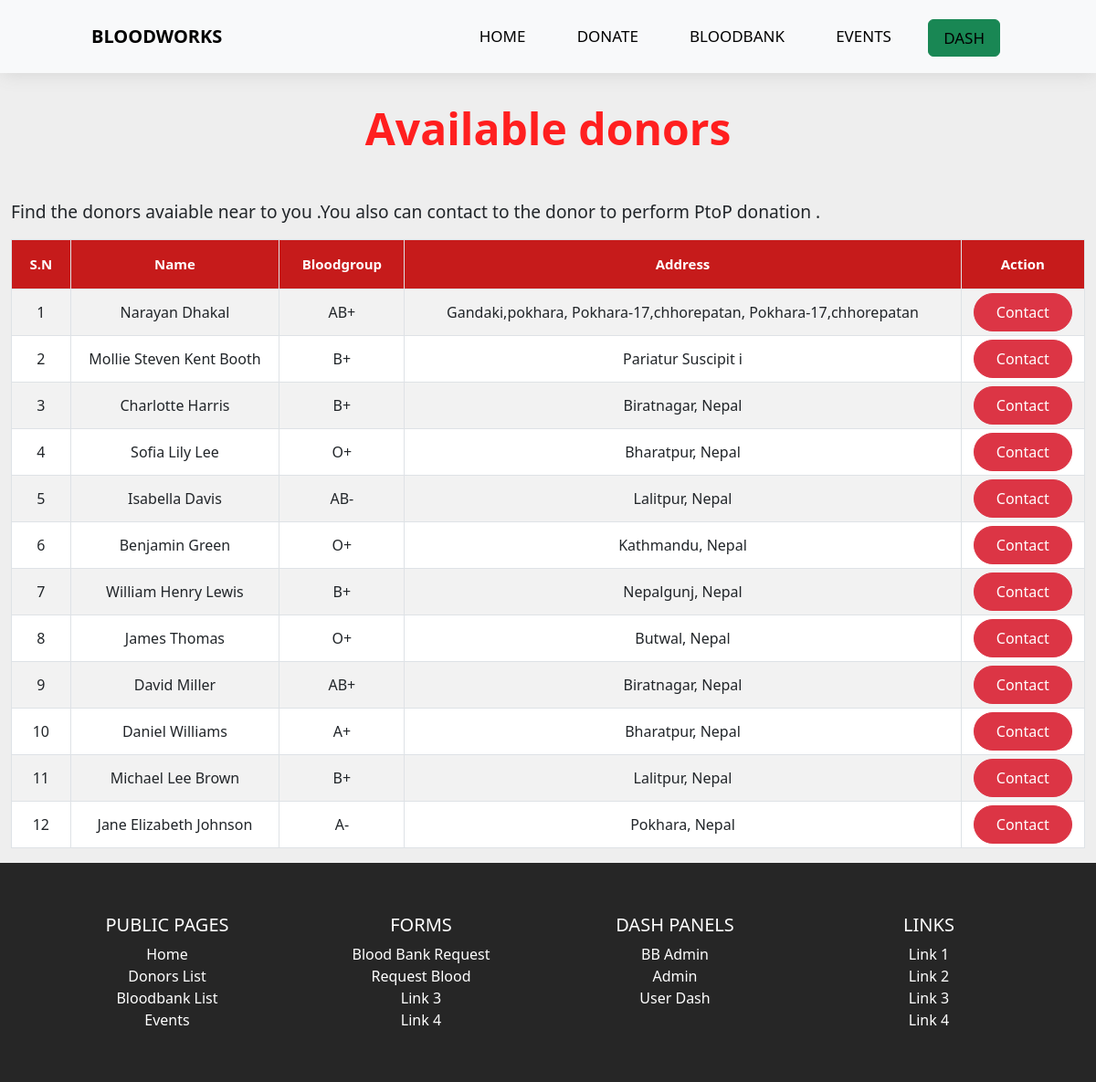
/donorlist (signed in), run on the app's committed database.
### tables this page shows
CREATE TABLE `user` (
  `id` int(11) NOT NULL,
  `fname` varchar(20) DEFAULT NULL,
  `mname` varchar(20) DEFAULT NULL,
  `lname` varchar(20) DEFAULT NULL,
  `dateofbirth` date DEFAULT NULL,
  `email` varchar(50) DEFAULT NULL,
  `password` varchar(70) DEFAULT NULL,
  `username` varchar(25) DEFAULT NULL,
  `bloodgroup` varchar(5) DEFAULT NULL,
  `donor_availability` varchar(15) DEFAULT NULL,
  `address` varchar(100) DEFAULT NULL,
  `phone_no` varchar(100) DEFAULT NULL,
  `age` int(11) DEFAULT NULL,
  `last_donation_date` date DEFAULT NULL
);

### controllers/DonorList.php (called while the page is built, shortened)
<?php
class Donorlist
{
    public function index($a = "", $b = "", $c = "")
    {
        $donor = $this->donor();
        $data = [
            "donors" => $donor
        ];
        $this->view('donor-list', $data);
    }
    private function donor()
    {
        $donorlist = new Model;
        $donorlist->table = "user";
        $data = [
            "donor_availability" => "Available"
        ];
        $donor_list = $donorlist->where($data);
        return $donor_list;
    }
}

### includes/app.php (called while the page is built, shortened)
<?php
class App
{
    private $method = "index";
    public function splitURL()
    {
        $URL = $_GET['url'] ?? 'home';
        $URL = explode("/", trim($URL, "/"));
        return $URL;
    }
    public function loadController()
    {
        $URL = $this->splitURL();
        if($URL[0] == "dash"){
            if ($URL[0] == "dash" && !isset($URL[1])) {
                $filename = "controllers/Dash"  . ".php";
            } elseif ($URL[0] == "dash" && isset($URL[1])) {
                $filename = "controllers/" . $URL[0] . $URL[1] . ".php";
            }
        }
        elseif ($URL[0] == "admin"  ) {
            if ($URL[0] == "admin" && !isset($URL[1])) {
                $filename = "controllers/Admin"  . ".php";
            } elseif ($URL[0] == "admin" && isset($URL[1])) {
                $filename = "controllers/" . $URL[0] . $URL[1] . ".php";
            }
        }
        elseif ($URL[0] == "bbadmin"  ) {
            if ($URL[0] == "bbadmin" && !isset($URL[1])) {
                $filename = "controllers/bbadmin"  . ".php";
            } elseif ($URL[0] == "bbadmin" && isset($URL[1])) {
                $filename = "controllers/" . $URL[0] . $URL[1] . ".php";
            }
        }
        else{
            $filename = "controllers/" .$URL[0] . ".php";
        }
        if (file_exists($filename)) {
            unset($URL[0]);
        } else {
            $filename = "controllers/_404.php";
            require $filename;
            $this->controller = "_404";
        }
        $controller = new $this->controller;
        $URL = $URL ? array_values($URL) : [];
        call_user_func_array([$controller, $this->method], $URL);
    }
}

### index.php (called while the page is built, shortened)
<?php
$app = new App;
$app->loadController();
?>

### includes/database.php (called while the page is built, shortened)
<?php
trait Database
{
    public function connect()
    {
        $string = "mysql:hostname=" . DBHOST . ";dbname=" . DBNAME;
        $con = new PDO($string, DBUSER, DBPASS);
        return $con;
    }
    public function query($query, $data = [])
    {
        $con = $this->connect();
        $stm = $con->prepare($query);
        $check = $stm->execute($data);
        if ($check) {
            $result = $stm->fetchAll(PDO::FETCH_OBJ);
            if (is_array($result) && count($result)) {
                return $result;
            }
        }
        return false;
    }
}

### includes/models.php (called while the page is built, shortened)
<?php
class Model
{
    public $table = "users";
    protected $limit = '100';
    protected $offset = 0;
    protected $order_type = "desc";
    public $order_column = "id";
    public function where($data, $data_not = [])
    {
        $keys = array_keys($data);
        $query = "select * from $this->table where ";
        foreach ($keys as $key) {
            $query .= $key . " = :" . $key . " && ";
        }
        $query = trim($query, " && ");
        $query .= " order by $this->order_column $this->order_type limit $this->limit offset $this->offset";
        $data = array_merge($data, $data_not);
        return $this->query($query, $data);
    }
}

### views/donor-list.views.php (the view, shortened to what this page needs)
<?php
$sn = 0;
?>
<?php include "header.php"; ?>
<main class="container-xxl top-gap">
    <div class="toast-container position-fixed bottom-0 end-0 p-3">
    </div>
    <div class="table-section">
        <h1 class="table-sec-title fw-bold display-5">Available donors</h1>
        <p>Find the donors avaiable near to you .You also can contact to the donor to perform PtoP donation .</p>
        <div style="overflow-x:auto;">
            <table id="datatable" class="table table-hover table-striped table-bordered table-sm" cellspacing=" 0" width="100%">
                <thead>
                    <tr>
                        <th>S.N</th>
                        <th>Name</th>
                        <th>Bloodgroup</th>
                        <th>Address</th>
                        <th>Action</th>
                    </tr>
                </thead>
                <?php
                if (empty($donors)) {
                    echo "No donor available";
                } else {
                    foreach ($donors as $donor) { ?>
                        <tr>
                            <td><?= ++$sn ?></td>
                            <td><?= $donor->fname . " " . $donor->mname . " " . $donor->lname; ?></td>
                            <td><?= $donor->bloodgroup; ?></td>
                            <td><?= $donor->address; ?></td>
                            <td>
                                <button data-id="<?= $donor->id; ?>" type="button" id="myBtn" class="btn btn-danger modal-btn edit-btn">Contact</button>
                            </td>
                        </tr>
                <?php
                    }
                }
                ?>
            </table>
        </div>
    </div>
</main>
<?php include "footer.php" ?>

### assets/css/style.css (style rules this page uses)
* { margin: 0; padding: 0; box-sizing: border-box; }
body { background: #eeeeee; }
main { min-height: 100vh; }
.btn { padding: 0.5em 1.5em; border-radius: 2em; }
.table-section { min-height: 100vh; position: relative; }
.table-sec-title { margin: 2rem 0 3rem 0; color: #ff1f1f; text-align: center; }
td, th { padding: 20px; height: 30px; justify-content: center; align-content: center; text-align: center; }
#datatable th { background-color: rgb(198, 27, 27); font-weight: bold; color: white; font-size: 15px; padding: 15px; text-align: center; }
.top-gap { padding-top: 80px; }
@media screen and (min-width: 769px) { p { font-size: 1.2em; } }

### data on the page
user: fname "Narayan", lname "Dhakal", bloodgroup "AB+", address "Gandaki,pokhara, Pokhara-17,chhorepatan, Pokhara-17,chhorepatan"
user: fname "Mollie", mname "Steven Kent", lname "Booth", bloodgroup "B+", address "Pariatur Suscipit i"
user: fname "Charlotte", lname "Harris", bloodgroup "B+", address "Biratnagar, Nepal"
user: fname "Sofia", mname "Lily", lname "Lee", bloodgroup "O+", address "Bharatpur, Nepal"
user: fname "Isabella", lname "Davis", bloodgroup "AB-", address "Lalitpur, Nepal"
user: fname "Benjamin", lname "Green", bloodgroup "O+", address "Kathmandu, Nepal"
user: fname "William", mname "Henry", lname "Lewis", bloodgroup "B+", address "Nepalgunj, Nepal"
user: fname "James", lname "Thomas", bloodgroup "O+", address "Butwal, Nepal"
user: fname "David", lname "Miller", bloodgroup "AB+", address "Biratnagar, Nepal"
user: fname "Daniel", lname "Williams", bloodgroup "A+", address "Bharatpur, Nepal"
user: fname "Michael", mname "Lee", lname "Brown", bloodgroup "B+", address "Lalitpur, Nepal"
user: fname "Jane", mname "Elizabeth", lname "Johnson", bloodgroup "A-", address "Pokhara, Nepal"
